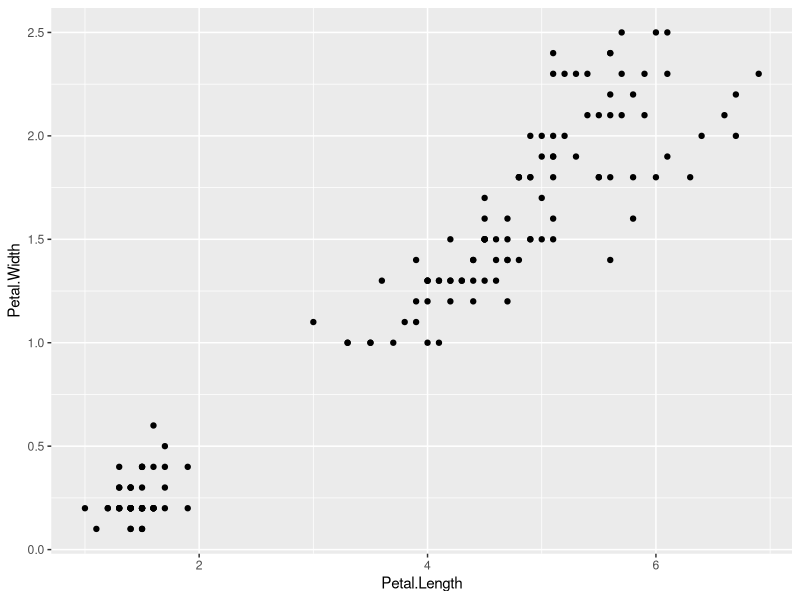

Here is the R script that generated this plot:
## ---- chunk 1
knitr::opts_chunk$set(echo = TRUE)
## ---- chunk 2
summary( mtcars )
## ---- chunk 3
library( ggplot2 )
ggplot( data = iris, aes( x = Petal.Length, y = Petal.Width ) ) +
  geom_point()
